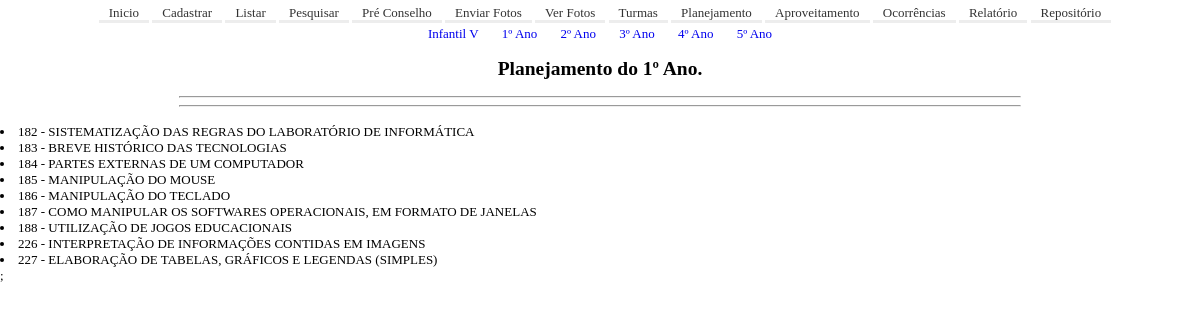
The page /verConteudos.php?ano=1 on the database its author committed.
### tables this page shows
CREATE TABLE `tb_planejamento` (
  `ID` int(11) NOT NULL,
  `turma` varchar(1) NOT NULL,
  `conteudo` varchar(5000) NOT NULL,
  `objetivo` varchar(5000) NOT NULL,
  `encaminhamento` varchar(5000) NOT NULL,
  `recurso` varchar(5000) NOT NULL
);

### verConteudos.php (the view, shortened to what this page needs)
<?php
include './conf.php';
if($_SERVER['REQUEST_METHOD']=='GET') {
	if(isset($_GET['ano'])){
        $ano = $_SESSION['ano'];
		$sql = "select * from tb_planejamento where turma = $ano order by ID";
		$result = mysqli_query($connection, $sql);
   	while($row = mysqli_fetch_array($result,MYSQLI_ASSOC)) {
        $conteudo = $conteudo.'<li>'.$row['ID'].' - '.$row['conteudo'].'</li>';
		}
	}
}
echo
	'<html>
	<head>
	<title>Ver Conteúdo</title>
	</head>
	<body>
		<div align="center">
                <a href="verConteudos.php?ano=0">Infantil V</a>
				<a href="verConteudos.php?ano=1">1º Ano</a>
				<a href="verConteudos.php?ano=2">2º Ano</a>
				<a href="verConteudos.php?ano=3">3º Ano</a>
				<a href="verConteudos.php?ano=4">4º Ano</a>
				<a href="verConteudos.php?ano=5">5º Ano</a>
        <h2>'.$_SESSION['titulo'].'</h2><hr width="70%">
			<hr width="70%">
            <h1>'.$tituloConteudo.'</h1>
            <div align="left"
            <ol>'.$_SESSION['conteudo'].'</ol>;
            </div>
        </div>
	</body>
</html>
';
?>

### main.css (style rules this page uses)
html, body { min-height: 100%; height: 100%; }
body { font-family: monospace; font:80% Tahoma; margin: 0; padding: 0; font-size: 13px; }
a:link { text-decoration: none; padding: 0px 10px; }

### rows shown on the page
tb_planejamento: ID "182", conteudo "SISTEMATIZAÇÃO DAS REGRAS DO LABORATÓRIO DE INFORMÁTICA"
tb_planejamento: ID "183", conteudo "BREVE HISTÓRICO DAS TECNOLOGIAS"
tb_planejamento: ID "184", conteudo "PARTES EXTERNAS DE UM COMPUTADOR"
tb_planejamento: ID "185", conteudo "MANIPULAÇÃO DO MOUSE"
tb_planejamento: ID "186", conteudo "MANIPULAÇÃO DO TECLADO"
tb_planejamento: ID "187", conteudo "COMO MANIPULAR OS SOFTWARES OPERACIONAIS, EM FORMATO DE JANELAS"
tb_planejamento: ID "188", conteudo "UTILIZAÇÃO DE JOGOS EDUCACIONAIS"
tb_planejamento: ID "226", conteudo "INTERPRETAÇÃO DE INFORMAÇÕES CONTIDAS EM IMAGENS"
tb_planejamento: ID "227", conteudo "ELABORAÇÃO DE TABELAS, GRÁFICOS E LEGENDAS (SIMPLES)"

### other values the page prints
$_SESSION['titulo'] "Planejamento do 1º Ano."
